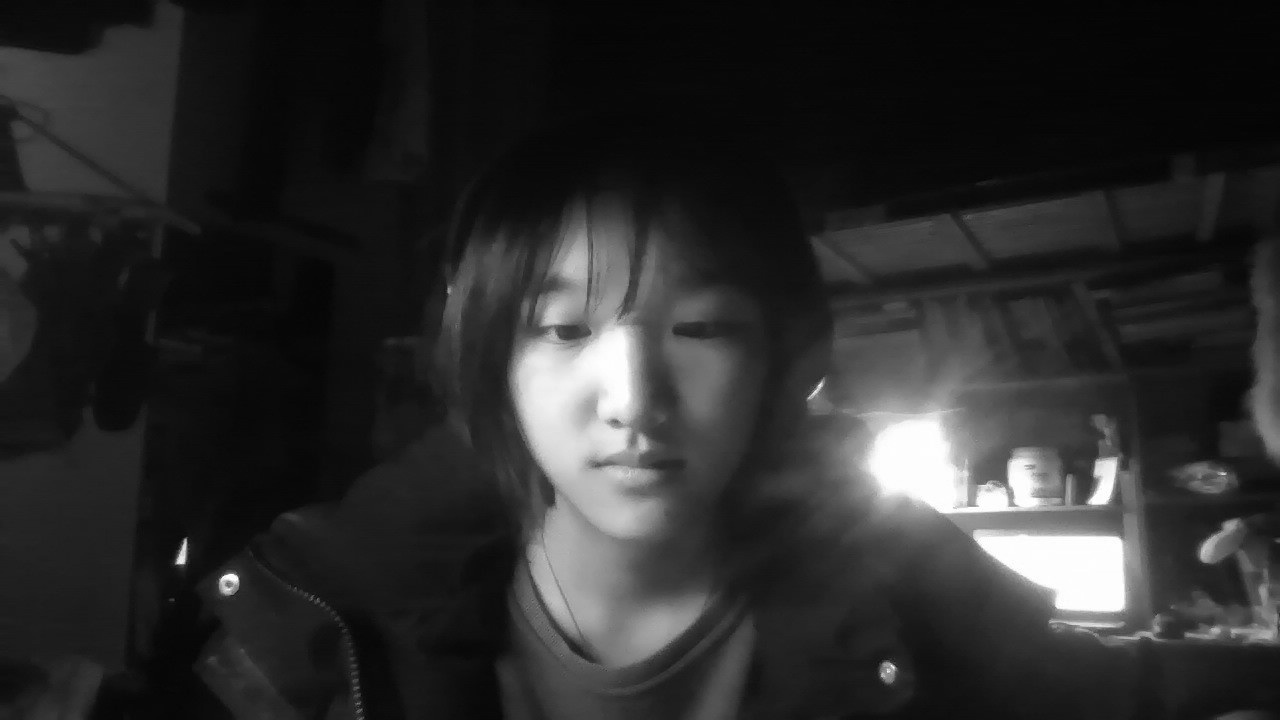
#> input picture cv-hw-3/draft/my/BioFaceDatabase/BioID-FaceDatabase-V1.2/1.pgm, 1280 x 720 px, given as the content of the folder BioFaceDatabase/BioID-FaceDatabase-V1.2/1.pgm, which was not available
$ python train_my.py
#> lines starting #> are read from the running program, lines starting #| are printed output that depends on the picture; pictures that were not available may be replaced by others from this repository, and a replacement may not be noted
import cv2 as cv
import os
import glob
from PIL import Image
import numpy as np
import matplotlib.pyplot as plt

NUM_EIGEN_FACES = 10
TRAIN_PATH = 'BioFaceDatabase\BioID-FaceDatabase-V1.2'
TRAIN_PATH = input('input the path of images:\n')
#> the answer given: BioFaceDatabase/BioID-FaceDatabase-V1.2/1.pgm

TrainFiles = os.listdir(TRAIN_PATH)
cnt = len(TrainFiles)

paths = glob.glob(os.path.join(TRAIN_PATH, '*.pgm'))
paths.sort()
# get image sources

T = []
# T is a cnt*62500 matrix which records the original face data

for path in paths:
    img = cv.imread(path, -1)
#> img is the input picture: shape (720, 1280); min 3, max 255, mean 43.8
    FACE = cv.CascadeClassifier(r'haarcascade_frontalface_default.xml')
    Scan = FACE.detectMultiScale(img,scaleFactor=1.1,minNeighbors=3)
#> Scan = [[465, 208, 320, 320]]
    if len(Scan) == 1 :
        for (x,y,w,h) in Scan:
            cropped = img[y:y+h, x:x+w]
            # cropped is where face is
            cv.rectangle(img, (x,y), (x+w, y+h), (255, 255, 255), 1)
            cropped = cv.equalizeHist(cropped)
            cropped = cv.resize(cropped, (250, 250))
            # change it to 250 * 250 (then will be 62500)
            cv.imshow("ori",img)
            cv.imshow("figure",cropped)
            cv.waitKey(1)
            print(path)
            # change it to 1-D and append it to T
            cropped = cropped.reshape(cropped.size, 1)
            T.append(cropped)
#> this loop made 1 pass
#| _only/1.pgm
#> pass 1, `cropped = img[y:y+h, x:x+w]`:
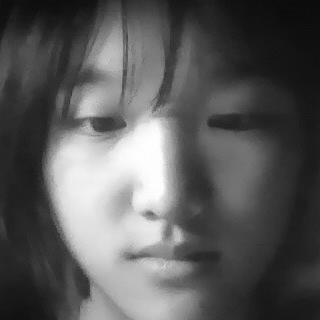
#> cropped: shape (320, 320); min 11, max 255, mean 90.1
#> pass 1, `cropped = cv.equalizeHist(cropped)`:
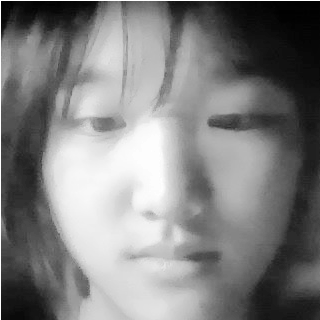
#> cropped: shape (320, 320); min 0, max 255, mean 128.4
#> pass 1, `cv.imshow("ori",img)`:
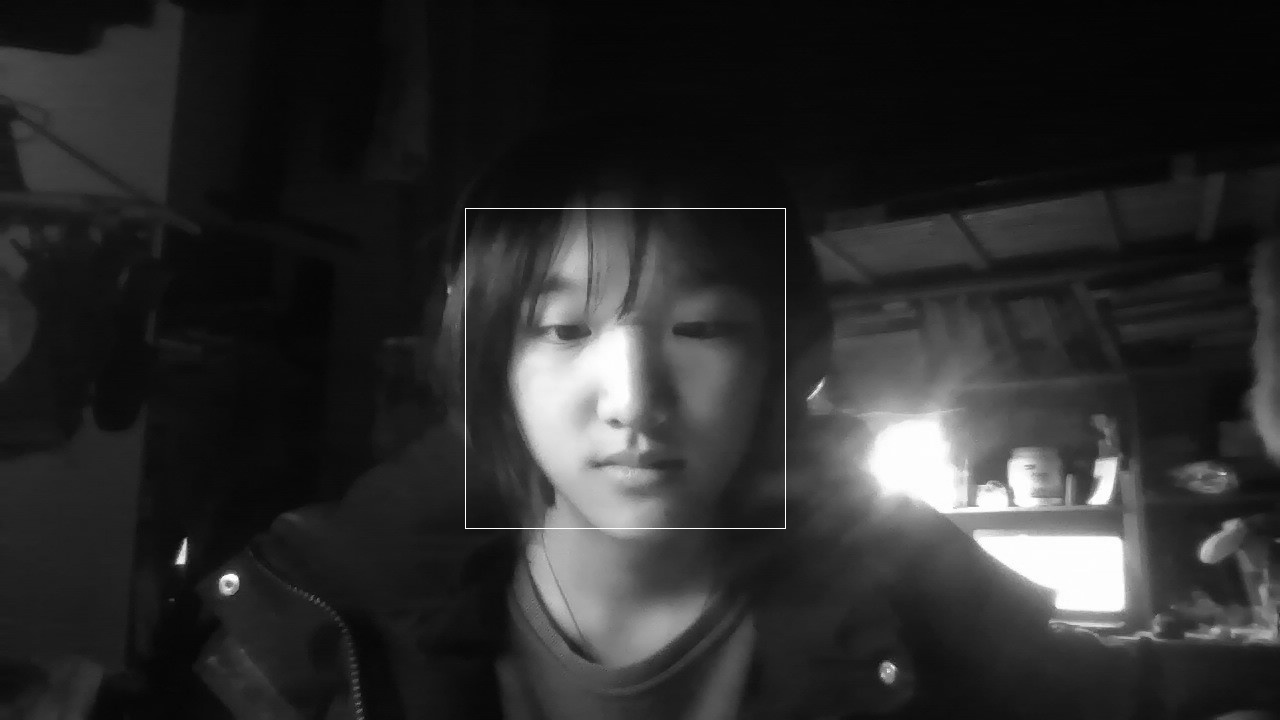
#> window 'ori': shape (720, 1280); min 3, max 255, mean 44.1
#> after the loop, T = 1 item

# Down here is my own implementation of PCA, since the cv.PCAcompute() function is quite faster, I'll use it instead of mine.

T = np.array(T).astype("float32")
T = T.squeeze()
#> (the run stopped early here; a loop or call above may not have finished)
